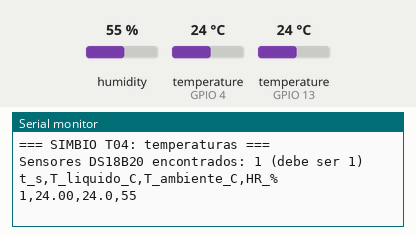
Recording of a sketch running on a simulated ESP32. Parts: the last lines printed to the serial monitor. Inputs (shaded band) come from the test bench; at power-on: humidity 55 %, temperature (sensors on GPIO 4, GPIO 13) 24 °C.

Above: at 1.5 s.
1.6 s: humidity set to 22 %
At 4.2 s:
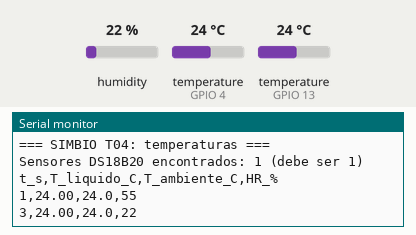
5.3 s: temperature (sensor on GPIO 4) set to 12 °C
At 7.8 s:
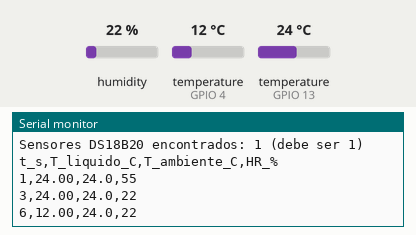
9.0 s: temperature (sensor on GPIO 13) set to 12 °C
At 10.2 s:
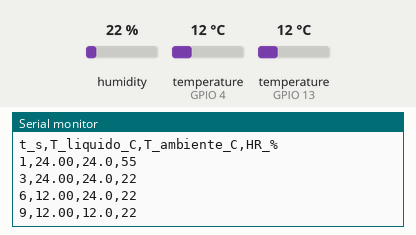
12.7 s: temperature (sensor on GPIO 4) set to 19 °C
At 16.1 s:
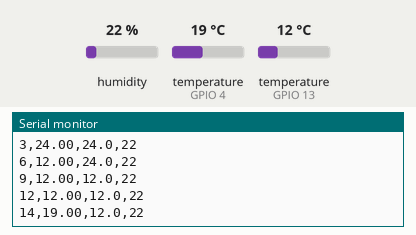
16.4 s: humidity set to 40 %
At 18.6 s:
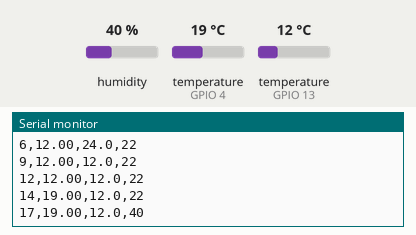
Timing chart, 0 to 20.1 s (numbered marks = the images above; inputs shaded):
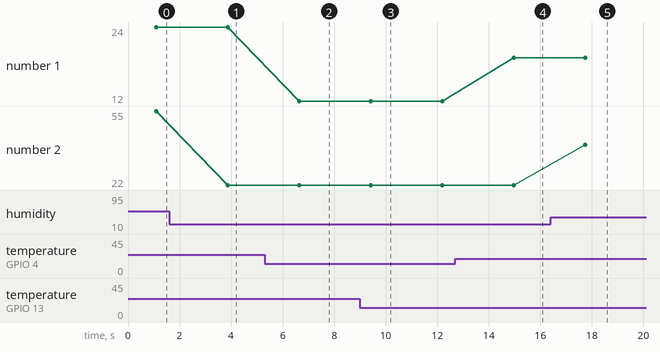

The sketch:

T04_temperaturas.ino
```cpp
/*
  SIMBIO - Tramo 4: temperatura del líquido (DS18B20) y ambiente (DHT11)
  ---------------------------------------------------------------------
  Librerías (las mismas del firmware principal; Gestor de librerías del Arduino IDE):
    - OneWire (Paul Stoffregen)
    - DallasTemperature (Miles Burton)
    - DHT sensor library for ESPx (beegee_tokyo)   -> #include <DHTesp.h>
  Conexiones:
    DS18B20: rojo 3,3 V, negro GND, amarillo (DATA) GPIO 4;
             resistencia de 4,7 kohm entre DATA y 3,3 V.
    DHT11 (módulo con pull-up): VCC 3,3 V, GND, DATA GPIO 13.
  Qué debe pasar: una línea CSV cada 2 s.
    - DS18B20 = -127 -> desconectado o sin pull-up.  85 -> lectura de arranque (alimentación).
    - DHT11 "nan" -> cable o alimentación.
  Monitor serie: 115200.
*/
#include <OneWire.h>
#include <DallasTemperature.h>
#include <DHTesp.h>

const int PIN_DS18B20 = 4;
const int PIN_DHT = 13;

OneWire bus(PIN_DS18B20);
DallasTemperature ds(&bus);
DHTesp dht;

void setup() {
  Serial.begin(115200);
  delay(300);
  Serial.println("\n=== SIMBIO T04: temperaturas ===");
  ds.begin();
  ds.setResolution(12);                     // 0,0625 °C, 750 ms por conversión
  Serial.printf("Sensores DS18B20 encontrados: %d (debe ser 1)\n", ds.getDeviceCount());
  dht.setup(PIN_DHT, DHTesp::DHT11);
  Serial.println("t_s,T_liquido_C,T_ambiente_C,HR_%");
}

void loop() {
  ds.requestTemperatures();
  float tLiq = ds.getTempCByIndex(0);
  TempAndHumidity th = dht.getTempAndHumidity();
  bool dhtOk = dht.getStatus() == DHTesp::ERROR_NONE;

  Serial.printf("%lu,%.2f,%.1f,%.0f", millis() / 1000, tLiq, th.temperature, th.humidity);
  if (tLiq == DEVICE_DISCONNECTED_C) Serial.print("   <- DS18B20 DESCONECTADO");
  else if (tLiq == 85.0)             Serial.print("   <- DS18B20 85 °C: lectura no válida");
  if (!dhtOk)                        Serial.printf("   <- DHT11: %s", dht.getStatusString());
  Serial.println();
  delay(2000);                               // el DHT11 no admite más de 1 lectura/s
}
```

Measured:
- after the input at 1.6 s, the serial monitor: prints a new line after 2.3 s (image 1)
- after the input at 5.3 s, the serial monitor: prints a new line after 1.3 s (image 2)
- after the input at 9.0 s, the serial monitor: prints a new line after 0.41 s (image 3)
- after the input at 12.7 s, the serial monitor: prints a new line after 2.3 s (image 4)
- after the input at 16.4 s, the serial monitor: prints a new line after 1.3 s (image 5)
- plotted number 1: 24 → 12 after the input at 5.3 s, 12 → 19 after the input at 12.7 s
- plotted number 2: 55 → 22 after the input at 1.6 s, 22 → 40 after the input at 16.4 s
